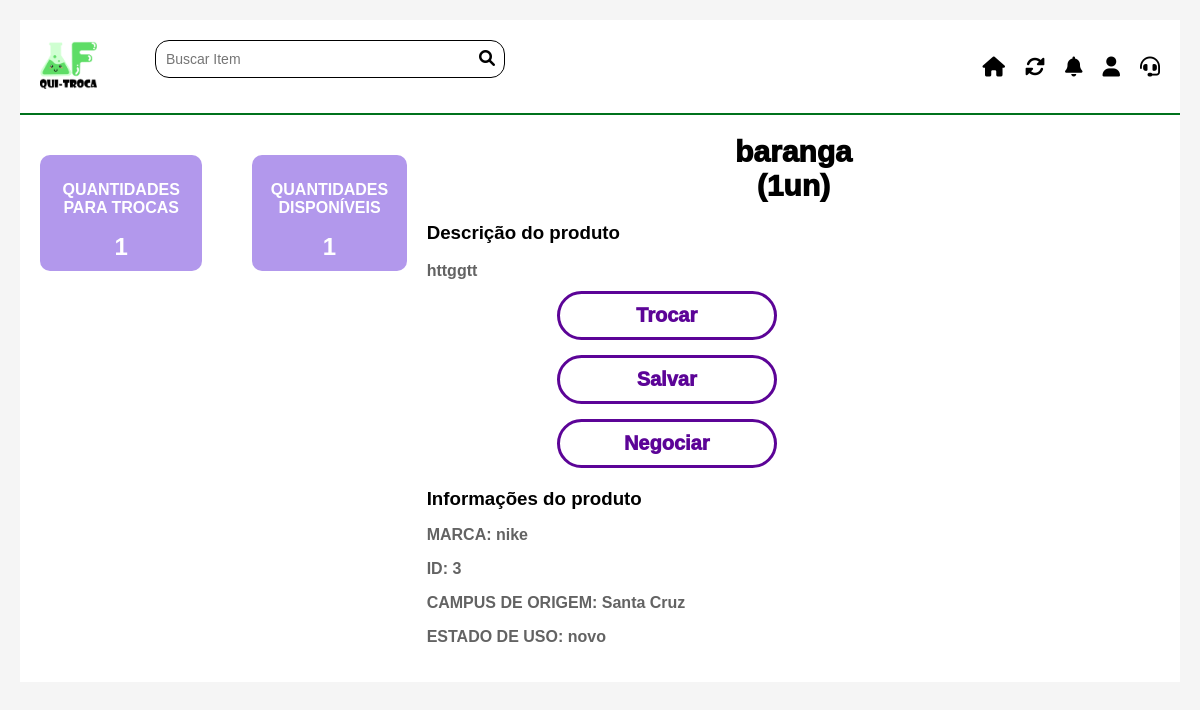
Screenshot of /details/3 with the database file from the repository.
### inventario/models.py (models this page shows)
class Inventario(models.Model):
    nome=models.CharField(max_length=50,null=False)
    validade=models.DateField(null=True)
    quantidade=models.CharField(max_length=50,null=False)
    disponivel=models.CharField(max_length=50,null=False)
    descricao=models.TextField(null=False)
    marca=models.CharField(max_length=50,null=True)
    estado_de_uso=models.CharField(max_length=50,null=False)
    imagem=models.CharField(max_length=100,null=True)
    campus=models.ForeignKey(Campus, on_delete=models.CASCADE)

class Campus(models.Model):
    campus=models.CharField(max_length=50,null=False)

### inventario/views.py (the view)
# urls.py: path('details/<int:id>', details, name="details"),
def details(request, id):
    inv=Inventario.objects.get(pk=id)
    return render(request, "detalhes.html", {"inv": inv})

### templates/detalhes.html (shortened to what this page needs)
{% extends "_master.html" %}
{% load static %}
{% block main %}
<div class="imagem">
    <div class="imagem2">
        <img src={{inv.imagem}}>
    </div>
    <div class="quantidades">
        <div class="quantidades-troca">
            <p>QUANTIDADES PARA TROCAS</p>
            <span>{{inv.quantidade}}</span>
        </div>
        <div class="quantidades-disp">
            <p>QUANTIDADES DISPONÍVEIS</p>
            <span>{{inv.quantidade}}</span>
        </div>
    </div>
</div>
<div class="detalhes-produto">
    <h1>{{inv.nome}}</h1>
    <h1>({{inv.quantidade}}un)</h1>
    <div class="descricao-produto">
        <h3>Descrição do produto</h3>
        <div class= "texto">
        <p>{{inv.descricao}}</p>
        </div>
    </div>
<div class="botoes">
        <button>Trocar</button>
        <button>Salvar</button>
        <button onclick="abrirPopup()">Negociar</button>
    </div>
    <div class="informacoes-produto">
        <h3>Informações do produto</h3>
       <div class= "texto2">
        <p>MARCA: {{inv.marca}}</p>
        <p>ID: {{inv.id}}</p>
        <p>CAMPUS DE ORIGEM: {{inv.campus.campus}}</p>
        <p>ESTADO DE USO: {{inv.estado_de_uso}}</p>
       </div>
    </div>
</div>
{% endblock main %}

### static/css/detalhes.css (style rules this page uses)
body { margin: 0; padding: 0; font-family: Arial, sans-serif; background-color: #f2f2f2; }
.container img { height: 3em; }
.imagem { flex: 1; text-align: center; }
.imagem img { width: 80%; height: auto; margin-bottom: 10px; }
.imagem2 { display: flex; text-align: center; }
.imagem2>img { width: 80%; height: auto; margin-bottom: 10px; }
.detalhes-produto { flex: 2; margin-left: 20px; }
.detalhes-produto h1 { font-size: 30px; margin: 0; font-weight: 1000; font-family: Arial, Helvetica, sans-serif; }
.texto { font-weight: bold; color: #636363; }
.texto2 { font-weight: bold; color: #636363; }
.botoes { display: block; gap: 10px; margin: 15px 0; }
.botoes button { padding: 10px 40px; margin: 5px 10px 15px 30px; border: none; display: block; text-align: center; color: #5c0497; font-weight: 1000; background-color: #ffffff; border-top: 3px solid #5c0497; border-bottom: 3px solid #5c0497; border-right: 3px solid #5c0497; border-left: 3px solid #5c0497; border-radius: 3em; width: 220px; cursor: pointer; transition: background-color 0.3s; position: relative; top: 10px; left: 100px; top: -5px; }
.quantidades { color: #ffffff; display: flex; gap: 50px; }
.quantidades-troca, .quantidades-disp { background-color: #b298ec; border-radius: 10px; padding: 10px; text-align: center; font-weight: 700; }
.quantidades-troca span, .quantidades-disp span { font-size: 24px; font-weight: bold; color: #ffffff; }
.informacoes-produto { margin: 10px 0; }
.informacoes-produto h3 { margin: 0 0 10px 0; }

### static/css/visual.css (style rules this page uses)
* { margin: 10; padding: 10; box-sizing: border-box; }
body { font-family: Arial, sans-serif; background-color: #f5f5f5; padding: 20px; }

### static/css/save_item.css (style rules this page uses)
h1 { text-align: center; font-size: 45px; color: #000000; width: 100%; margin-top: 80px; }
button { height: 8%; position: absolute; width: 13%; background-color: #BCA0E8; color: white; border: none; border-radius: 10px; font-size: 20px; cursor: pointer; margin-top: 700px; }

### rows the page displays
Inventario: quantidade "1", nome "baranga", descricao "httggtt", marca "nike", id "3", campus.campus "Santa Cruz", estado_de_uso "novo"
